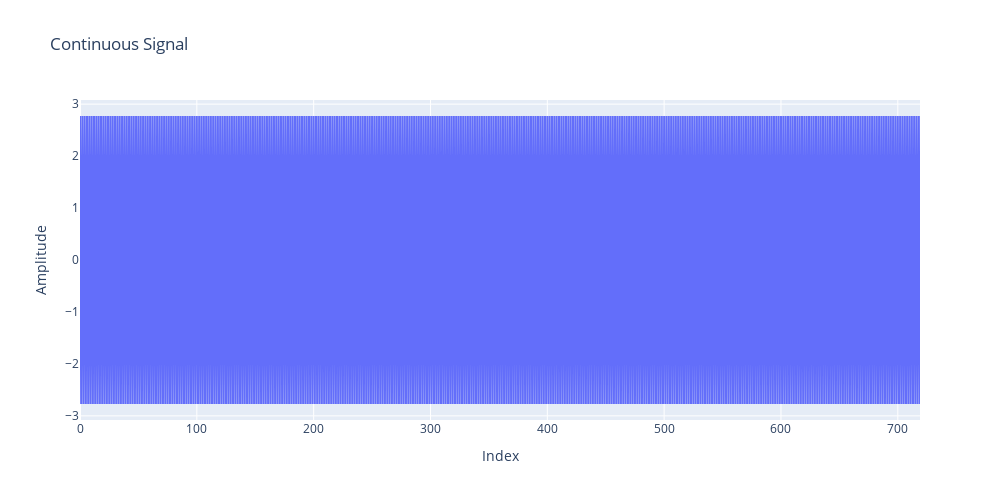
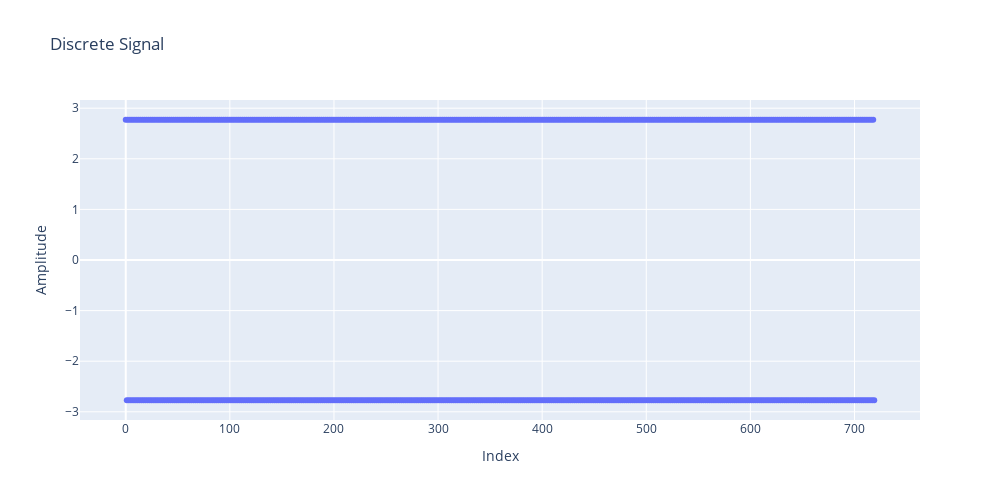

Notebook source saved alongside these figures, in order:
### Code cell
draw(indices, sine_wave)

### Figure 1 — Plotly figure (JSON) as saved in the notebook; plotly's stock layout.template omitted (floating-point values rounded to 4 significant figures; data arrays with more than 128 entries replaced by an {"elided": "..."} marker saying what was removed)
{"data": [{"mode": "lines", "name": "Continuous Signal", "type": "scatter", "x": {"elided": "720 int values"}, "y": {"elided": "720 float values"}}], "layout": {"height": 500, "title": {"text": "Continuous Signal"}, "width": 1000, "xaxis": {"title": {"text": "Index"}}, "yaxis": {"title": {"text": "Amplitude"}}}}

### Figure 2 — Plotly figure (JSON) as saved in the notebook; plotly's stock layout.template omitted (floating-point values rounded to 4 significant figures; data arrays with more than 128 entries replaced by an {"elided": "..."} marker saying what was removed)
{"data": [{"mode": "markers", "name": "Discrete Signal", "type": "scatter", "x": {"elided": "720 int values"}, "y": {"elided": "720 float values"}}], "layout": {"height": 500, "title": {"text": "Discrete Signal"}, "width": 1000, "xaxis": {"title": {"text": "Index"}}, "yaxis": {"title": {"text": "Amplitude"}}}}
